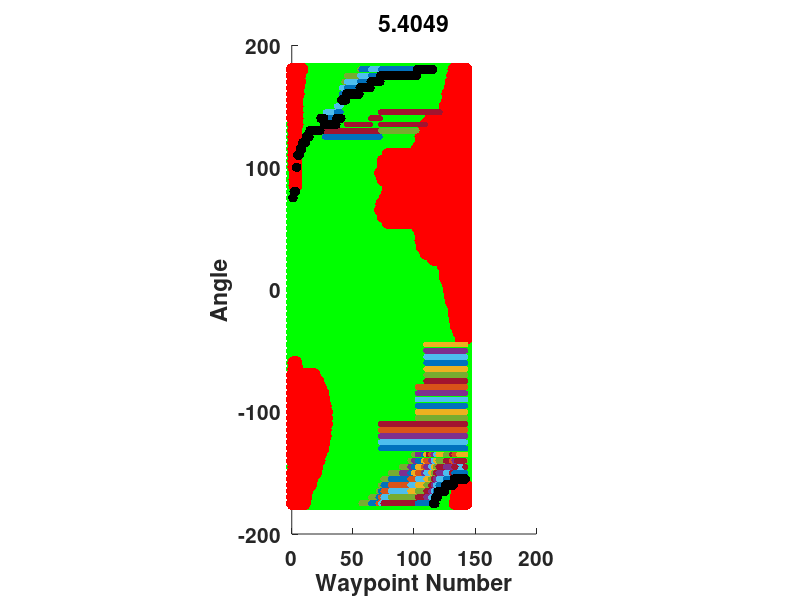

Write the MATLAB code that produced this figure.
clear all;
close all;
clc;

reach_map = csvread('reach_map.csv');
path_idx = csvread('path_idx.csv');
path_idx = path_idx+1;
path_cost = csvread('path_cost.csv');
pathsToLeaf = csvread('pathsToLeaf.csv');
pathsToLeaf = pathsToLeaf+1;


sign=1;
angles(1,1) = 0;
ctr=5;
for j=2:1:size(reach_map,2)
    if (mod(j,2)==0 && j~=2)
        ctr = ctr + 5;
    end
    angles(j,1) = sign*ctr;
    sign = sign*-1;
end

reds = [];
greens = [];
figure(1); hold on; daspect([1,1,1]);
for i=1:size(reach_map,1)
    for j=1:1:size(reach_map,2)
        if (reach_map(i,j)==1)
            greens = [greens; i, angles(j,1)];
        else
            reds = [reds; i, angles(j,1)];
        end
    end
end
scatter( greens(:,1),greens(:,2),100,'g','filled' );
scatter( reds(:,1),reds(:,2),100,'r','filled' );
for i=1:size(pathsToLeaf,2)
    scatter( 1:size(pathsToLeaf,1),angles(pathsToLeaf(:,i),1),20,'filled');
end
scatter( 1:size(path_idx,1),angles(path_idx,1),50,'k','filled');




xlabel('Waypoint Number');
ylabel('Angle');
set(gcf,'color','white');
set(gca,'fontweight','bold')
set(gca,'fontsize',15)
title(num2str(path_cost));